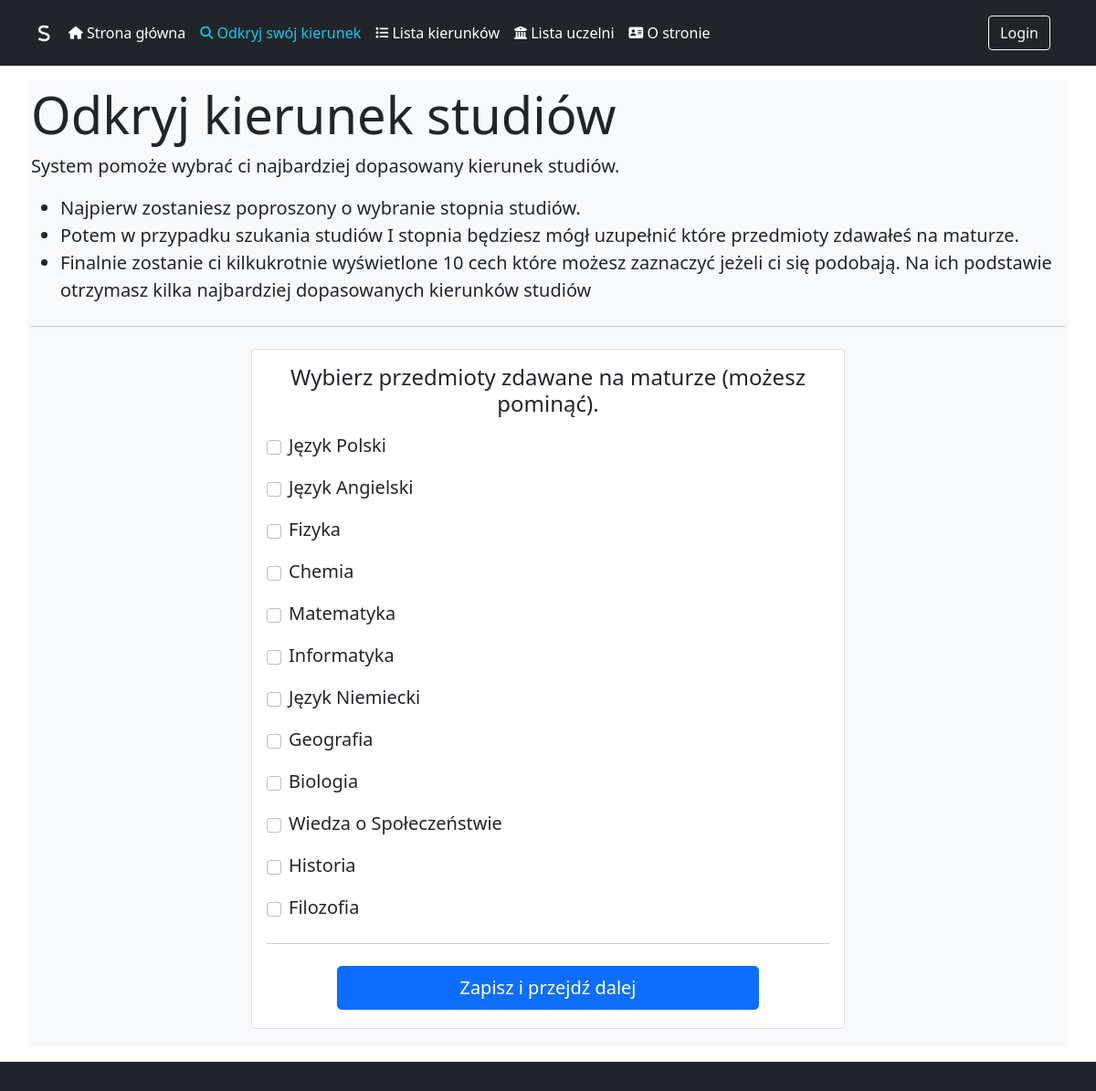
/DiscoverView/subjects, run on the app's committed database.
### supporting_system/models.py (models this page shows, shortened)
class Subjects(models.Model):
    subject = models.CharField(max_length=80, default='Nieznany Przedmiot')
    class Meta:
        verbose_name_plural = 'Subjects'

### supporting_system/views.py (the view, shortened to what this page needs)
# urls.py: path('DiscoverView/subjects', DiscoverView_subjects, name='DiscoverView_subjects'),
def DiscoverView_subjects(request):
    if request.method == 'GET':
        context = {
            'subjects': Subjects.objects.exclude(subject='0Nieznany Przedmiot').all()
        }
        return render(request, 'supporting_system/discover_subjects_view.html', context)

### supporting_system/templatetags/tags.py (called while the page is built)
@register.filter(name='check_if_discover_url')
def check_if_discover_url(url):
    print(url)
    if 'Discover' in url:
        return True
    else:
        return False

### supporting_system/templates/supporting_system/discover_subjects_view.html (shortened to what this page needs)
{% extends "base.html" %}
{% load tags %}
{% block content %}
<div class="jumbotron">
    <h2 class="display-4">Odkryj kierunek studiów</h2>
    <p class="lead">System pomoże wybrać ci najbardziej dopasowany kierunek studiów.
        <ul>
            <li class="lead">Najpierw zostaniesz poproszony o wybranie stopnia studiów.</li>
            <li class="lead">Potem w przypadku szukania studiów I stopnia będziesz mógł uzupełnić które przedmioty zdawałeś na maturze. </li>
            <li class="lead">Finalnie zostanie ci kilkukrotnie wyświetlone 10 cech które możesz zaznaczyć jeżeli ci się podobają. Na ich podstawie otrzymasz kilka najbardziej dopasowanych kierunków studiów</li>
        </ul>
    </p>
    <hr class="my-4">
</div>
<div class="container my-3">
    <form method="post">
        <div class="container mx-auto p-3 bg-white rounded border" style="max-width: 650px;">
            <h4 class="text-center pb-2">Wybierz przedmioty zdawane na maturze (możesz pominąć).</h4>
            {% for subject in subjects %}
              <div class="form-check d-flex align-items-center mb-3">
                  <input type="checkbox" class="form-check-input" id="{{ subject.id }}" name="subjects" value="{{ subject.id }}">
                  <label class="form-check-label fs-5 ms-2" for="{{ subject.id }}">{{ subject.subject }}</label>
              </div>
            {% endfor %}
            <hr class="my-4">
            <button type="submit" class="btn btn-primary btn-lg d-block mx-auto w-75 my-1">Zapisz i przejdź dalej</button>
        </div>
    </form>
</div>
{% endblock %}

### data on the page
Subjects: subject "Język Polski"
Subjects: subject "Język Angielski"
Subjects: subject "Fizyka"
Subjects: subject "Chemia"
Subjects: subject "Matematyka"
Subjects: subject "Informatyka"
Subjects: subject "Język Niemiecki"
Subjects: subject "Geografia"
Subjects: subject "Biologia"
Subjects: subject "Wiedza o Społeczeństwie"
Subjects: subject "Historia"
Subjects: subject "Filozofia"
